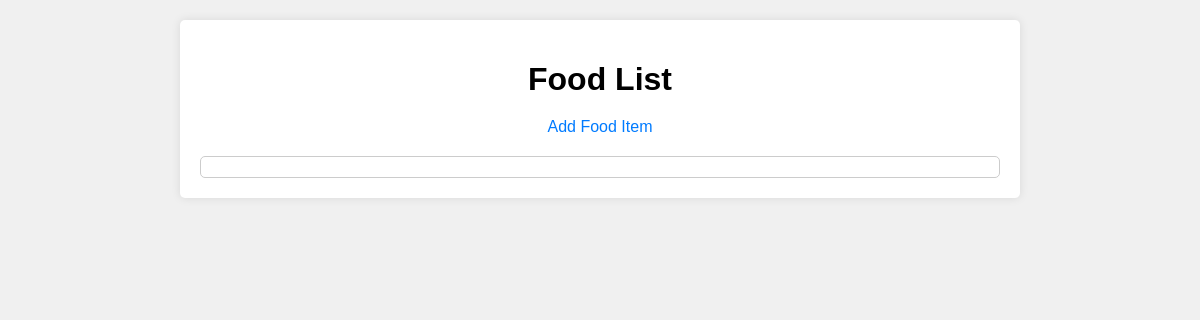
Before: / with the older database file.
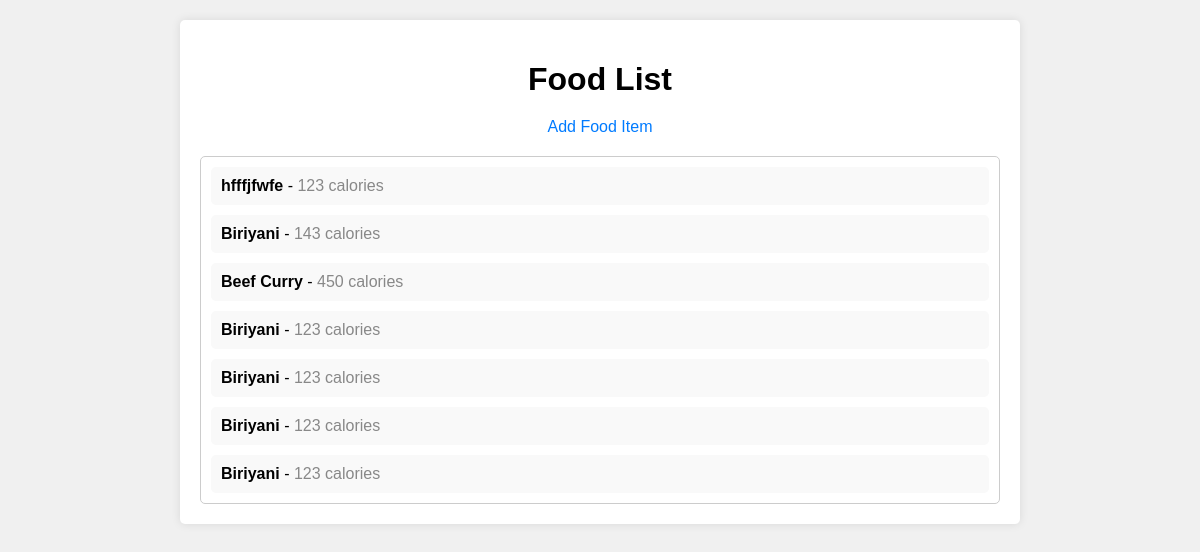
After: the same page with the newer database file.
### tracker/models.py (models this page shows, shortened)
class FoodItem(models.Model):
    name = models.CharField(max_length=100)
    calories = models.IntegerField()
    date_consumed = models.DateField(auto_now_add=True)

### tracker/views.py (the view)
# urls.py: path('', views.food_list, name='food_list'),
def food_list(request):
    foods = FoodItem.objects.all()
    return render(request, 'tracker/food_list.html', {'foods': foods})

### tracker/templates/tracker/food_list.html (shortened to what this page needs)
{% load static %}
<!DOCTYPE html>
<html lang="en">
<head>
    <link rel="stylesheet" type="text/css" href="{% static 'tracker/styles2.css' %}">
</head>
<body>
    <div class="container">
        <h1>Food List</h1>
        <a class="add-food-link" href="{% url 'add_food' %}">Add Food Item</a>
        <div class="food-list-box">
            <ul class="food-list">
                {% for food in foods %}
                <li>
                    <span class="food-name">{{ food.name }}</span> - <span class="calories">{{ food.calories }} calories</span>
                </li>
                {% endfor %}
            </ul>
        </div>
    </div>
</body>
</html>

### tracker/static/tracker/styles2.css (style rules this page uses)
body { font-family: Arial, sans-serif; margin: 0; padding: 0; background-color: #f0f0f0; }
.container { max-width: 800px; margin: 20px auto; padding: 20px; background-color: #fff; border-radius: 5px; box-shadow: 0 0 10px rgba(0, 0, 0, 0.1); }
h1 { text-align: center; margin-bottom: 20px; }
.food-list-box { border: 1px solid #ccc; border-radius: 5px; padding: 10px; margin-top: 20px; }
.food-list { list-style: none; padding: 0; margin: 0; }
.food-list li { background-color: #f9f9f9; margin-bottom: 10px; padding: 10px; border-radius: 5px; }
.food-list li:last-child { margin-bottom: 0; }
.food-name { font-weight: bold; }
.calories { color: #888; }
.add-food-link { display: block; text-align: center; margin-top: 20px; color: #007bff; text-decoration: none; }

Changed rows visible on the page:
added FoodItem: name "hfffjfwfe", calories "123"
added FoodItem: name "Biriyani", calories "143"
added FoodItem: name "Beef Curry", calories "450"
added FoodItem: name "Biriyani", calories "123"
added FoodItem: name "Biriyani", calories "123"
added FoodItem: name "Biriyani", calories "123"
added FoodItem: name "Biriyani", calories "123"
